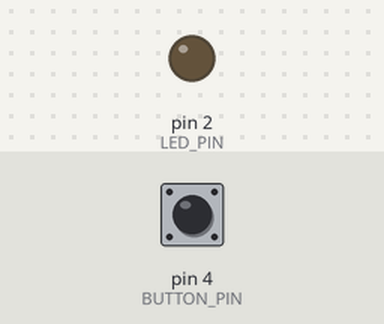
The sketch below on a simulated Arduino Uno, built with avr-gcc and run on an emulated ATmega328P. On the bench: output pins drawn as LEDs (lit = HIGH). Inputs (shaded band) come from the test bench; at power-on: pin 4 (BUTTON_PIN) HIGH.

Above: at 1.2 s.
1.3 s: pin 4 (BUTTON_PIN) pulled LOW for 0.15 s
At 1.37 s:
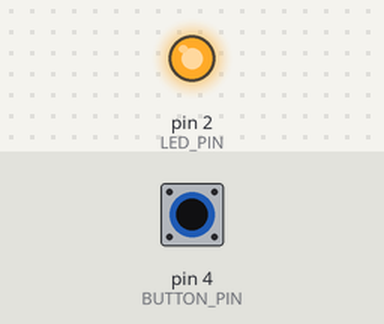
2.9 s: pin 4 (BUTTON_PIN) pulled LOW for 3.2 s
At 7.3 s:
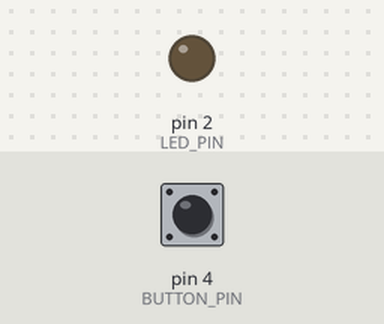
Timing chart, 0 to 8.8 s (numbered marks = the images above; inputs shaded):
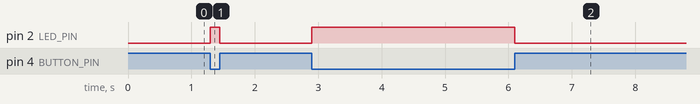

The sketch:

Code.ino
```cpp
#define BUTTON_PIN 4   // Push button connected to GPIO 4
#define LED_PIN 2      // LED connected to GPIO 2
void setup() {
  pinMode(BUTTON_PIN, INPUT_PULLUP);  // Button as input with internal pull-up
  pinMode(LED_PIN, OUTPUT);           // LED as output
}
void loop() {
  int buttonState = digitalRead(BUTTON_PIN);
  if (buttonState == LOW) {       // Button pressed (LOW when pressed due to pull-up)
    digitalWrite(LED_PIN, HIGH);  // Turn on LED
  } else {
    digitalWrite(LED_PIN, LOW);  // Turn off LED
  }
}
```

Measured:
- after the input at 1.3 s, pin 2 (LED_PIN): LOW → HIGH at once, → LOW 0.15 s later
- after the input at 2.9 s, pin 2 (LED_PIN): LOW → HIGH at once, → LOW 3.2 s later
